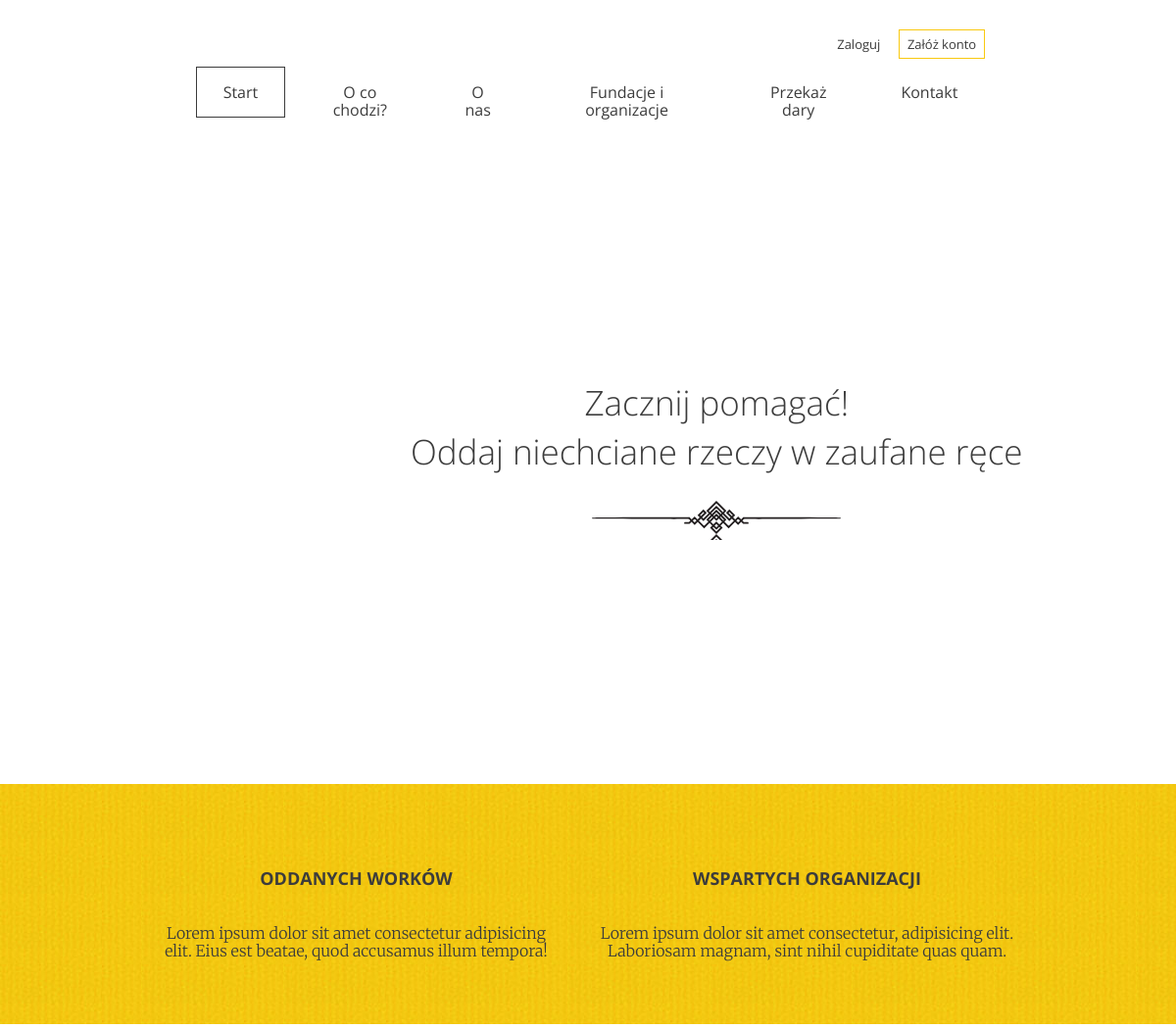
The app's page /test/ (signed in, upper part), older data.
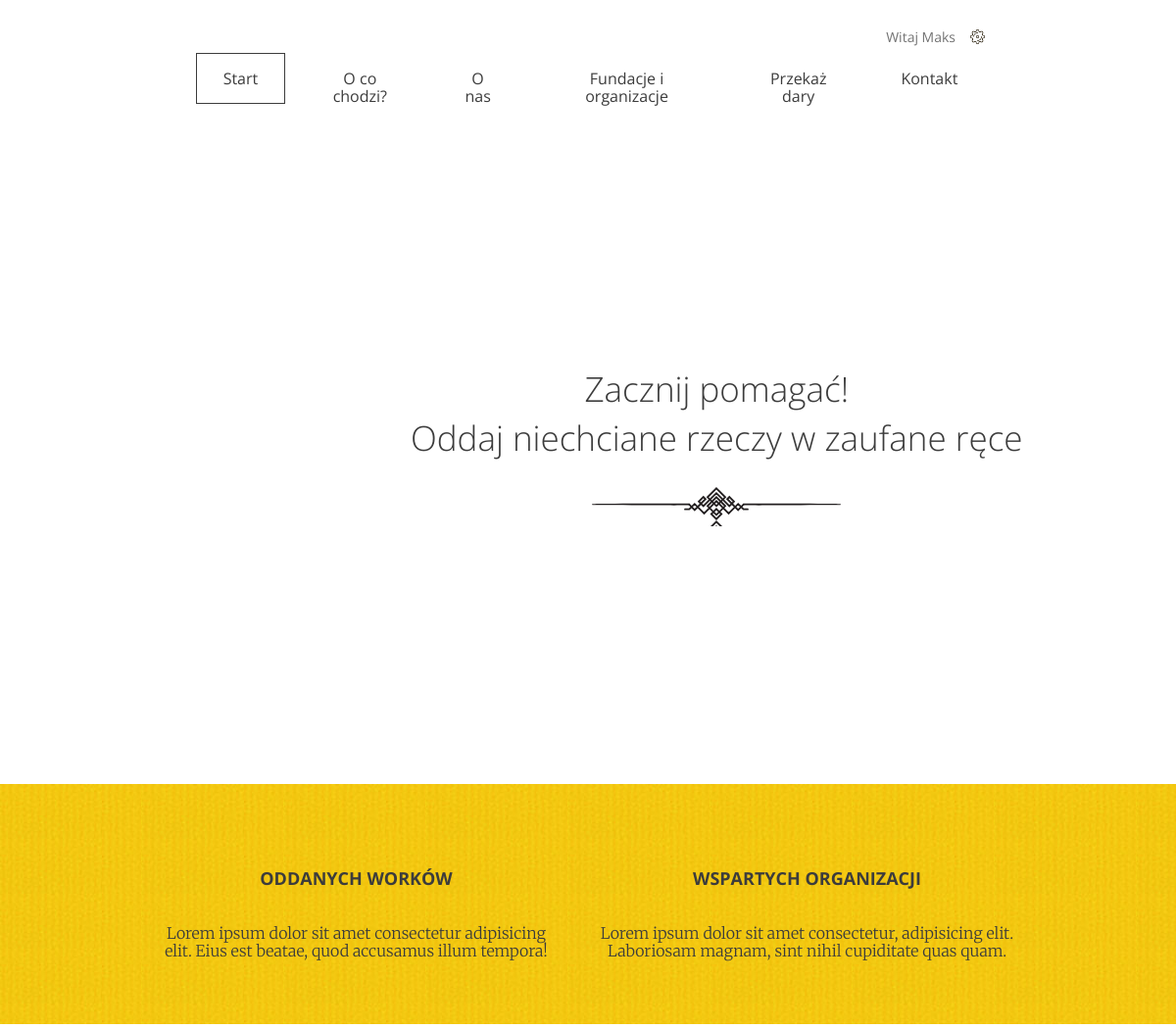
The same page, newer data.
### accounts/models.py (models this page shows)
class CustomUser(AbstractUser):
    username = None
    email = models.EmailField(_('email address'), unique=True)
    USERNAME_FIELD = 'email'
    REQUIRED_FIELDS = []
    objects = CustomUserManager()

### register_thing/views.py (the view)
# urls.py: path('test/', ShowPage.as_view()),
class ShowPage(View):
    def get(self, request):
        return render(request, 'app/index.html')

### register_thing/templates/app/index.html (shortened to what this page needs)
{% extends 'base.html' %}
{% load static %}
{% block body-content %}
    <section id="stats" class="stats">
      <div class="container container--85">
        <div class="stats--item">
          <h3>Oddanych worków</h3>
          <p>Lorem ipsum dolor sit amet consectetur adipisicing elit. Eius est beatae, quod accusamus illum tempora!</p>
        </div>
        <div class="stats--item">
          <h3>Wspartych organizacji</h3>
          <p>Lorem ipsum dolor sit amet consectetur, adipisicing elit. Laboriosam magnam, sint nihil cupiditate quas quam.</p>
        </div>
      </div>
    </section>
{% endblock body-content %}

### templates/userlogin_header.html (shortened to what this page needs)
    <header class="header--main-page">
      <nav class="container container--70">
        <ul class="nav--actions">
            <li class="logged-user">
              Witaj   {{ user.first_name }}
            </li>
          </ul>
          <ul>
            <li><a href="" class="btn btn--without-border active">Start</a></li>
            <li><a href="#steps" class="btn btn--without-border">O co chodzi?</a></li>
            <li><a href="#about-us" class="btn btn--without-border">O nas</a></li>
            <li><a href="#help" class="btn btn--without-border">Fundacje i organizacje</a></li>
            <li><a href='{% url "form" %}' class="btn btn--without-border">Przekaż dary</a></li>
            <li><a href="#contact" class="btn btn--without-border">Kontakt</a></li>
          </ul>
      </nav>
      <div class="slogan container container--90">
        <div class="slogan--item">
          <h1>
            Zacznij pomagać!<br />
            Oddaj niechciane rzeczy w zaufane ręce
          </h1>
        </div>
      </div>
    </header>

Row changes from the older to the newer data that the page shows:
now on this page (row edited): CustomUser: first_name "Maks"
changed CustomUser: first_name empty → "Maks" (drawn)
Text that changed along with them:
text no longer shown: "Zaloguj Załóż konto"
text now shown: "Witaj"
